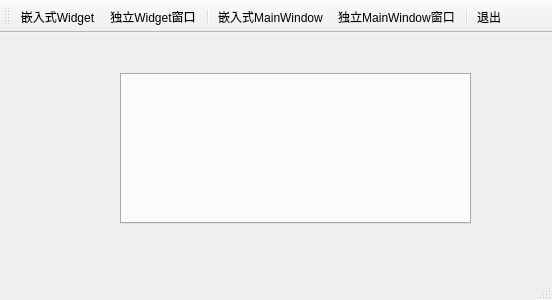
<?xml version="1.0" encoding="UTF-8"?>
<ui version="4.0">
 <class>MainWindow</class>
 <widget class="QMainWindow" name="MainWindow">
  <property name="geometry">
   <rect>
    <x>0</x>
    <y>0</y>
    <width>552</width>
    <height>300</height>
   </rect>
  </property>
  <property name="windowTitle">
   <string>MainWindow</string>
  </property>
  <widget class="QWidget" name="centralWidget">
   <widget class="QTabWidget" name="tabWidget">
    <property name="geometry">
     <rect>
      <x>120</x>
      <y>40</y>
      <width>351</width>
      <height>151</height>
     </rect>
    </property>
    <property name="currentIndex">
     <number>-1</number>
    </property>
    <property name="tabsClosable">
     <bool>false</bool>
    </property>
   </widget>
  </widget>
  <widget class="QMenuBar" name="menuBar">
   <property name="geometry">
    <rect>
     <x>0</x>
     <y>0</y>
     <width>552</width>
     <height>23</height>
    </rect>
   </property>
  </widget>
  <widget class="QToolBar" name="mainToolBar">
   <property name="toolButtonStyle">
    <enum>Qt::ToolButtonTextUnderIcon</enum>
   </property>
   <attribute name="toolBarArea">
    <enum>TopToolBarArea</enum>
   </attribute>
   <attribute name="toolBarBreak">
    <bool>false</bool>
   </attribute>
   <addaction name="actWidgetInsite"/>
   <addaction name="actWidget"/>
   <addaction name="separator"/>
   <addaction name="actWindowInsite"/>
   <addaction name="actWindow"/>
   <addaction name="separator"/>
   <addaction name="actQuit"/>
  </widget>
  <widget class="QStatusBar" name="statusBar"/>
  <action name="actWindowInsite">
   <property name="icon">
    <iconset resource="res.qrc">
     <normaloff>:/images/images/2.ico</normaloff>:/images/images/2.ico</iconset>
   </property>
   <property name="text">
    <string>嵌入式MainWindow</string>
   </property>
   <property name="toolTip">
    <string>嵌入式MainWindow</string>
   </property>
  </action>
  <action name="actWidgetInsite">
   <property name="icon">
    <iconset resource="res.qrc">
     <normaloff>:/images/images/100.bmp</normaloff>:/images/images/100.bmp</iconset>
   </property>
   <property name="text">
    <string>嵌入式Widget</string>
   </property>
   <property name="toolTip">
    <string>Widget嵌入式窗体</string>
   </property>
  </action>
  <action name="actQuit">
   <property name="icon">
    <iconset resource="res.qrc">
     <normaloff>:/images/images/132.bmp</normaloff>:/images/images/132.bmp</iconset>
   </property>
   <property name="text">
    <string>退出</string>
   </property>
   <property name="toolTip">
    <string>退出本系统</string>
   </property>
  </action>
  <action name="actDoc_Open">
   <property name="icon">
    <iconset resource="res.qrc">
     <normaloff>:/images/images/122.bmp</normaloff>:/images/images/122.bmp</iconset>
   </property>
   <property name="text">
    <string>打开文档</string>
   </property>
   <property name="toolTip">
    <string>打开文档</string>
   </property>
  </action>
  <action name="actWindow">
   <property name="icon">
    <iconset resource="res.qrc">
     <normaloff>:/images/images/3.ico</normaloff>:/images/images/3.ico</iconset>
   </property>
   <property name="text">
    <string>独立MainWindow窗口</string>
   </property>
  </action>
  <action name="actWidget">
   <property name="icon">
    <iconset resource="res.qrc">
     <normaloff>:/images/images/804.bmp</normaloff>:/images/images/804.bmp</iconset>
   </property>
   <property name="text">
    <string>独立Widget窗口</string>
   </property>
   <property name="toolTip">
    <string>新建Widget独立窗口</string>
   </property>
  </action>
 </widget>
 <layoutdefault spacing="6" margin="11"/>
 <resources>
  <include location="res.qrc"/>
 </resources>
 <connections>
  <connection>
   <sender>actQuit</sender>
   <signal>triggered()</signal>
   <receiver>MainWindow</receiver>
   <slot>close()</slot>
   <hints>
    <hint type="sourcelabel">
     <x>-1</x>
     <y>-1</y>
    </hint>
    <hint type="destinationlabel">
     <x>199</x>
     <y>149</y>
    </hint>
   </hints>
  </connection>
 </connections>
</ui>
